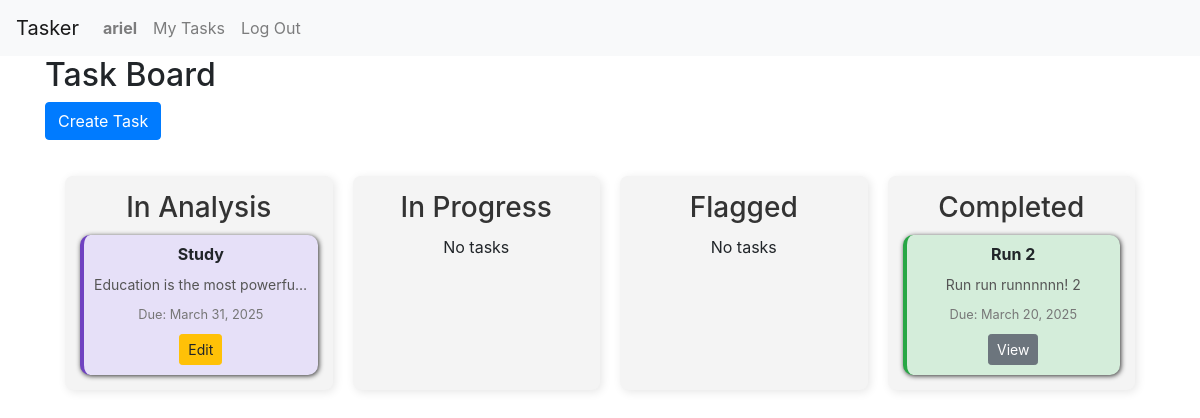
The page /tasks/ (signed in) on the database as committed earlier.
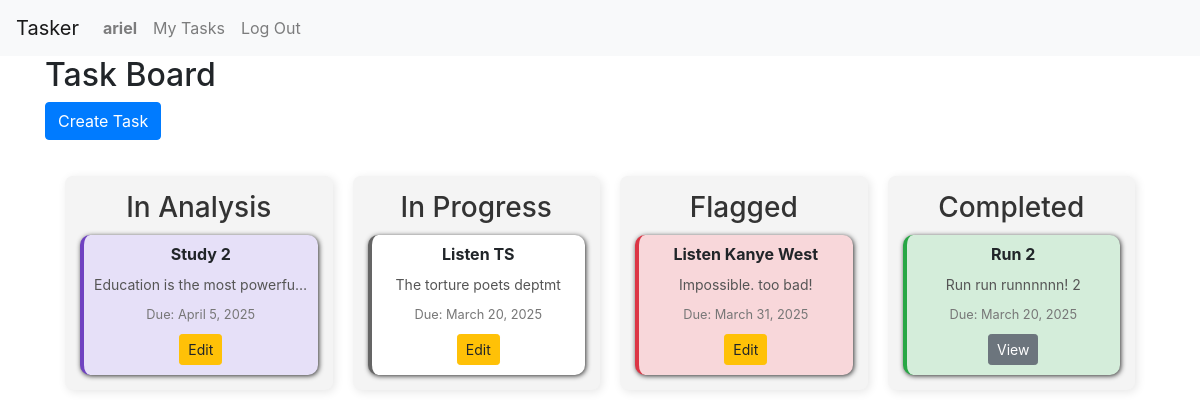
The same page on the database as committed later.
### tasker/models.py (models this page shows, shortened)
class User(AbstractUser):
    pass

class Task(models.Model):
    SIZE_CHOICES = [
        ('small', 'Small'),
        ('medium', 'Medium'),
        ('large', 'Large'),
        ('extraLarge', 'Extra Large'),
    ]
    PRIORITY_CHOICES = [
        ('light', 'Light'),
        ('medium', 'Medium'),
        ('urgent', 'Urgent'),
        ('severe', 'Severe'),
    ]
    STATUS_CHOICES = [
        ('in-analysis', 'In Analysis'),
        ('in-progress', 'In Progress'),
        ('flagged', 'Flagged'),
        ('completed', 'Completed'),
    ]
    user = models.ForeignKey(User, on_delete=models.CASCADE, related_name="tasks")
    name = models.CharField(max_length=255)
    description = models.TextField(blank=True)
    date_created = models.DateTimeField(auto_now_add=True)
    date_to_complete = models.DateField()
    size = models.CharField(max_length=10, choices=SIZE_CHOICES)
    priority = models.CharField(max_length=10, choices=PRIORITY_CHOICES)
    status = models.CharField(max_length=15, choices=STATUS_CHOICES, default='in-analysis')

### tasker/views.py (the view)
# urls.py: path("tasks/", views.task_list, name="task_list"),
@login_required
def task_list(request):
    tasks = Task.objects.filter(user=request.user)
    task_status = {
        "in_analysis": tasks.filter(status="in-analysis"),
        "in_progress": tasks.filter(status="in-progress"),
        "flagged": tasks.filter(status="flagged"),
        "completed": tasks.filter(status="completed"),
    }
    return render(request, "tasker/task_list.html", {"task_status": task_status})

### tasker/templates/tasker/task_list.html (shortened to what this page needs)
{% extends "tasker/layout.html" %}
{% block body %}
<div class="container">
    <h2>Task Board</h2>
    <a href="{% url 'create_task' %}" class="btn btn-primary mb-3">Create Task</a>
    <div class="kanban-board">
        <div class="kanban-column">
            <h3>In Analysis</h3>
            <div class="kanban-cards">
                {% for task in task_status.in_analysis %}
                    <div class="kanban-card in-analysis">
                        <h5>{{ task.name }}</h5>
                        <p title="{{ task.description }}">{{ task.description|truncatechars:50 }}</p>
                        <small>Due: {{ task.date_to_complete }}</small>
                        <a href="{% url 'edit_task' task.id %}" class="btn btn-warning btn-sm">Edit</a>
                    </div>
                {% empty %}
                    <p class="no-task">No tasks</p>
                {% endfor %}
            </div>
        </div>
        <div class="kanban-column">
            <h3>In Progress</h3>
            <div class="kanban-cards">
                {% for task in task_status.in_progress %}
                    <div class="kanban-card in-progress">
                        <h5>{{ task.name }}</h5>
                        <p title="{{ task.description }}">{{ task.description|truncatechars:50 }}</p>
                        <small>Due: {{ task.date_to_complete }}</small>
                        <a href="{% url 'edit_task' task.id %}" class="btn btn-warning btn-sm">Edit</a>
                    </div>
                {% empty %}
                    <p class="no-task">No tasks</p>
                {% endfor %}
            </div>
        </div>
        <div class="kanban-column">
            <h3>Flagged</h3>
            <div class="kanban-cards">
                {% for task in task_status.flagged %}
                    <div class="kanban-card flagged">
                        <h5>{{ task.name }}</h5>
                        <p title="{{ task.description }}">{{ task.description|truncatechars:50 }}</p>
                        <small>Due: {{ task.date_to_complete }}</small>
                        <a href="{% url 'edit_task' task.id %}" class="btn btn-warning btn-sm">Edit</a>
                    </div>
                {% empty %}
                    <p class="no-task">No tasks</p>
                {% endfor %}
            </div>
        </div>
        <div class="kanban-column">
            <h3>Completed</h3>
            <div class="kanban-cards">
                {% for task in task_status.completed %}
                    <div class="kanban-card completed">
                        <h5>{{ task.name }}</h5>
                        <p title="{{ task.description }}">{{ task.description|truncatechars:50 }}</p>
                        <small>Due: {{ task.date_to_complete }}</small>
                        <a href="{% url 'edit_task' task.id %}" class="btn btn-secondary btn-sm">View</a>
                    </div>
                {% empty %}
                    <p class="no-task">No tasks</p>
                {% endfor %}
            </div>
        </div>
    </div>
</div>
{% endblock %}

### tasker/templates/tasker/layout.html (shortened to what this page needs)
{% load static %}
<!DOCTYPE html>
<html lang="en">
    <head>
        <link rel="stylesheet" href="https://stackpath.bootstrapcdn.com/bootstrap/4.4.1/css/bootstrap.min.css">
        <link href="{% static 'tasker/styles.css' %}" rel="stylesheet">
    </head>
    <body>
        <nav class="navbar navbar-expand-lg navbar-light bg-light">
            <a class="navbar-brand" href="#">Tasker</a>
            <div>
              <ul class="navbar-nav mr-auto">
                {% if user.is_authenticated %}
                    <li class="nav-item">
                        <a class="nav-link" href="#"><strong>{{ user.username }}</strong></a>
                    </li>
                    <li class="nav-item">
                        <a class="nav-link" href="{% url 'task_list' %}">My Tasks</a>
                    </li>
                    <li class="nav-item">
                        <a class="nav-link" href="{% url 'logout' %}">Log Out</a>
                    </li>
                {% endif %}
              </ul>
            </div>
          </nav>
        <div class="body">
            {% block body %}
            {% endblock %}
        </div>
    </body>
</html>

### tasker/templates/tasker/task_list.html (style rules this page uses)
.kanban-board { display: flex; gap: 20px; justify-content: center; padding: 20px; }
.kanban-column { width: 25%; background: #f4f4f4; padding: 15px; border-radius: 8px; box-shadow: 2px 2px 10px rgba(0, 0, 0, 0.1); text-align: center; }
.kanban-column h3 { margin-bottom: 10px; color: #333; }
.kanban-cards { min-height: 100px; }
.kanban-card { padding: 10px; border-radius: 10px; box-shadow: #333 1px 1px 5px; }
.kanban-card p { font-size: 14px; color: #555; white-space: nowrap; overflow: hidden; text-overflow: ellipsis; max-width: 100%; margin-top: 10px; margin-bottom: 10px; }
.kanban-card h5 { margin: 0; font-size: 16px; font-weight: bold; margin-bottom: 10px; }
.kanban-card small { display: block; margin-bottom: 5px; color: #777; margin-top: 10px; margin-bottom: 10px; }
.kanban-card.completed { background: #d4edda; border-left: 4px solid #28a745; }
.kanban-card.flagged { background: #f8d7da; border-left: 4px solid #dc3545; }
.kanban-card.in-analysis { background: #e6e0f8; border-left: 4px solid #6f42c1; }
.kanban-card.in-progress { background: #ffffff; border-left: 4px solid #656565; }

Rows that differ between the two databases and show on the page:
changed Task "Education is the most powerfu…": name "Study" → "Study 2"; date_to_complete "March 31, 2025" → "April 5, 2025"
added Task: name "Listen TS", description "The torture poets deptmt", date_to_complete "March 20, 2025", shown under "In Progress"
added Task: name "Listen Kanye West", description "Impossible. too bad!", date_to_complete "March 31, 2025", shown under "Flagged"
Other text that changed with them:
text no longer shown: "No tasks No tasks"
